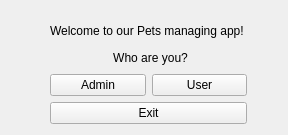
<?xml version="1.0" encoding="UTF-8"?>
<ui version="4.0">
 <class>main_modes</class>
 <widget class="QWidget" name="main_modes">
  <property name="geometry">
   <rect>
    <x>0</x>
    <y>0</y>
    <width>288</width>
    <height>135</height>
   </rect>
  </property>
  <property name="windowTitle">
   <string>main_modes</string>
  </property>
  <widget class="QWidget" name="verticalLayoutWidget_2">
   <property name="geometry">
    <rect>
     <x>50</x>
     <y>20</y>
     <width>197</width>
     <height>104</height>
    </rect>
   </property>
   <layout class="QVBoxLayout" name="verticalLayout_2">
    <item>
     <layout class="QVBoxLayout" name="verticalLayout">
      <item>
       <widget class="QLabel" name="welcome">
        <property name="text">
         <string>Welcome to our Pets managing app!</string>
        </property>
       </widget>
      </item>
      <item>
       <widget class="QLabel" name="who">
        <property name="text">
         <string>                   Who are you?</string>
        </property>
       </widget>
      </item>
      <item>
       <layout class="QGridLayout" name="gridLayout">
        <item row="0" column="0">
         <widget class="QPushButton" name="admin">
          <property name="text">
           <string>Admin</string>
          </property>
         </widget>
        </item>
        <item row="0" column="1">
         <widget class="QPushButton" name="user">
          <property name="text">
           <string>User</string>
          </property>
         </widget>
        </item>
       </layout>
      </item>
     </layout>
    </item>
    <item>
     <widget class="QPushButton" name="exit">
      <property name="text">
       <string>Exit</string>
      </property>
     </widget>
    </item>
   </layout>
  </widget>
 </widget>
 <resources/>
 <connections/>
</ui>
